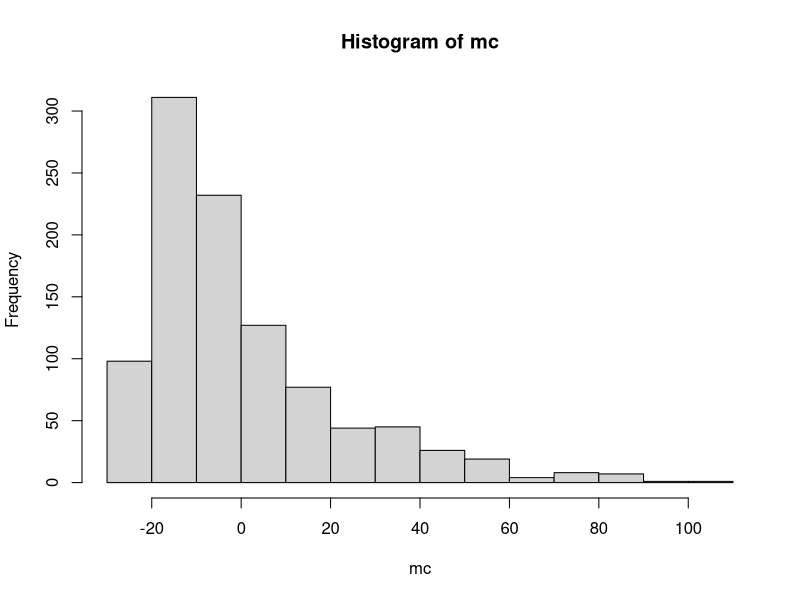
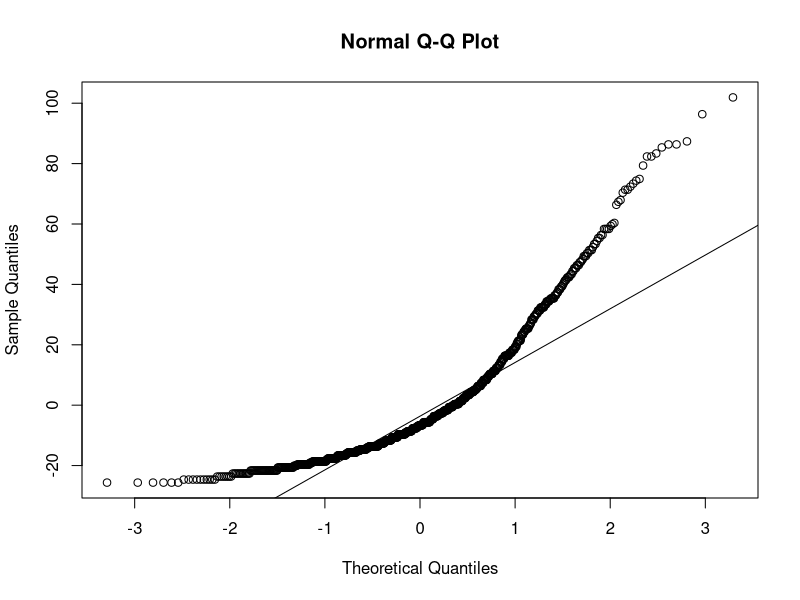
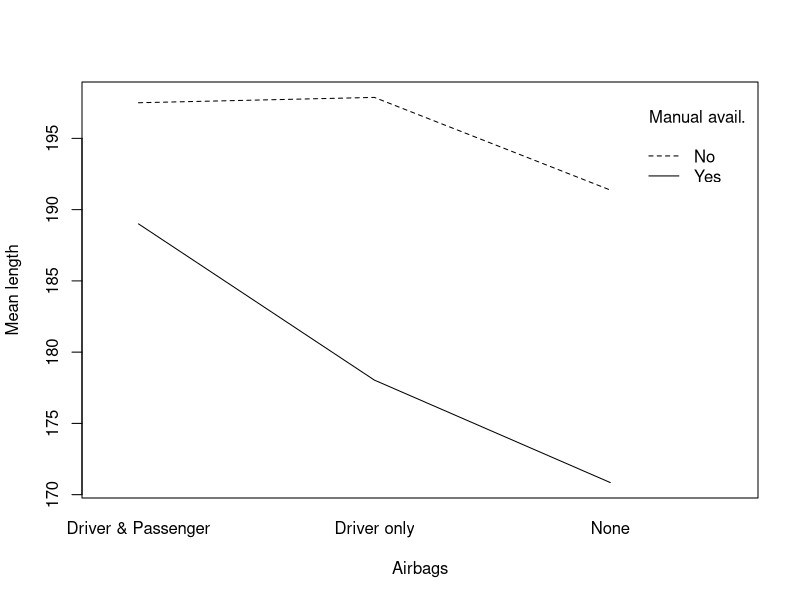

Write the R code that produced these figures, in order.
##########
## 19.2 ##
##########
#(a)
# Bring up the quakes data frame again, which describes the loca- tions,
# magnitudes, depths, and number of observation stations that detected 1,000
# seismic events off the coast of Fiji.

# a. Use cut (see Section 4.3.3) to create a new factor vector defin- ing the
# depths of each event according to the following three categories: (0,200],
# (200,400], and (400,680].

depth.fac <- cut(quakes$depth,breaks=c(0,200,400,680))
table(depth.fac)

# b. Decide whether a one-way ANOVA or a Kruskal-Wallis test is more
# appropriate to use to compare the distributions of the number of detecting
# stations, split according to the three cate- gories in (a).

m <- tapply(quakes$stations,depth.fac,mean)
mc <- quakes$stations-m[as.numeric(depth.fac)]
hist(mc)
qqnorm(mc)
qqline(mc) # Data appear non-normal... Kruskal-Wallis preferred over parametric one-way ANOVA


# c. Perform your choice of test in (b) (assume a α = 0.01 level of sig-
# nificance) and conclude.

kruskal.test(quakes$stations~depth.fac) # P-value > 0.01 (just barely); retain null. Minimal evidence, at best, of a difference in median number of detecting stations according to depth.fac categories.

#(d)

# Load the MASS package with a call to library("MASS") if you haven’t already
# done so in the current R session. This package includes the ready-to-use
# Cars93 data frame, which contains detailed data on 93 cars for sale in the
# United States in 1993 (Lock, 1993; Venables and Ripley, 2002).

# d. Use aggregate to compute the mean length of the 93 cars, split by two
# categorical variables: AirBags (type of airbags available—levels are Driver &
# Passenger, Driver only, and None), and Man.trans.avail (whether the car comes
# in a manual transmission—levels are Yes and No).

library("MASS")
cars.means <- aggregate(Cars93$Length,by=list(Cars93$AirBags,Cars93$Man.trans.avail),FUN=mean)
cars.means

# e. Produce an interaction plot using the results in (d). Does there appear to
# be an interactive effect of AirBags with Man.trans.avail on the mean length
# of these cars (if you consider only these variables)?

#(e)
interaction.plot(x.factor=cars.means[,1],trace.factor=cars.means[,2],respons=cars.means$x,trace.label="Manual avail.",xlab="Airbags",ylab="Mean length") # There is some visual indication of interactive behavior owing to the non-parallel nature of the two lines; but rememeber there are no measures of variability of the various group means displayed on this plot...

#(f)

# f. Fit a full two-way ANOVA model for the mean lengths according to the two
# grouping variables (assume satisfaction of all relevant assumptions). Is the
# interactive effect statistically significant? Is there evidence of any main
# effects?
summary(aov(Length~AirBags+Man.trans.avail+AirBags:Man.trans.avail,data=Cars93)) # No formal statistical evidence of an interactive effect. Strong evidence of main effects, however -- both 'Airbags' and 'Man.trans.avail' appear to be related to car length.

# Ex 19-2


